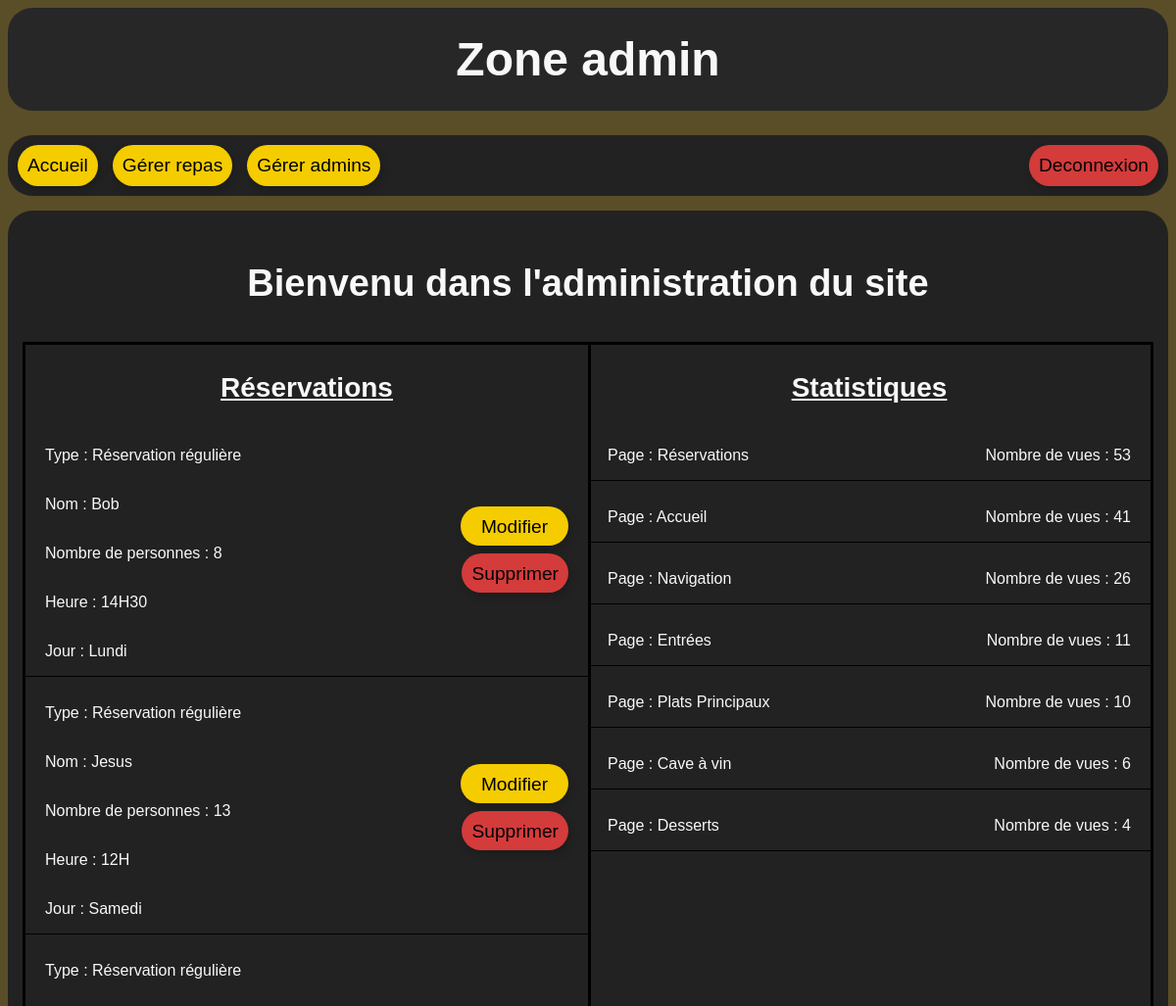
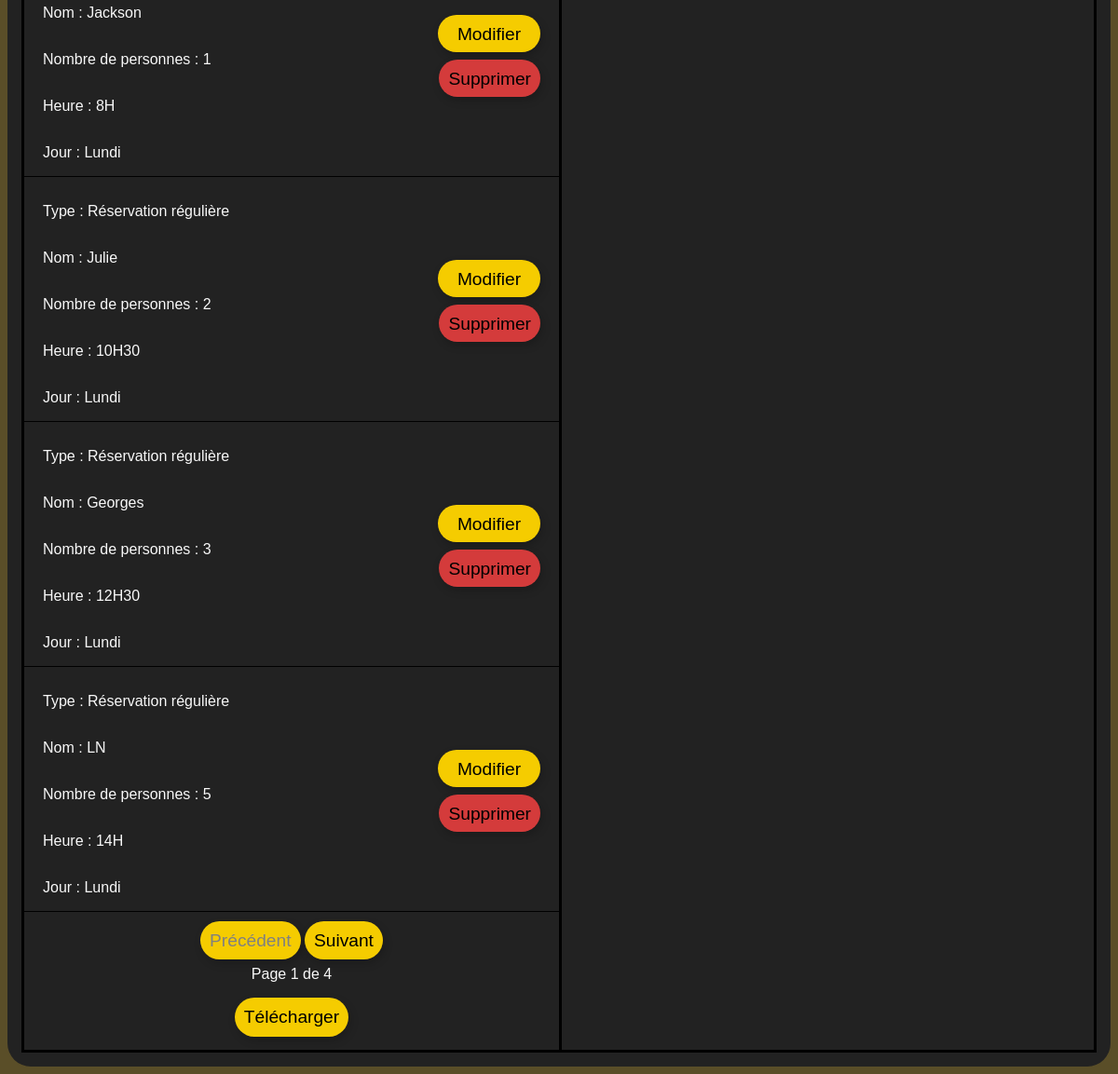
Page /admin/index.php (signed in) on the earlier database version (2 pictures, top to bottom).
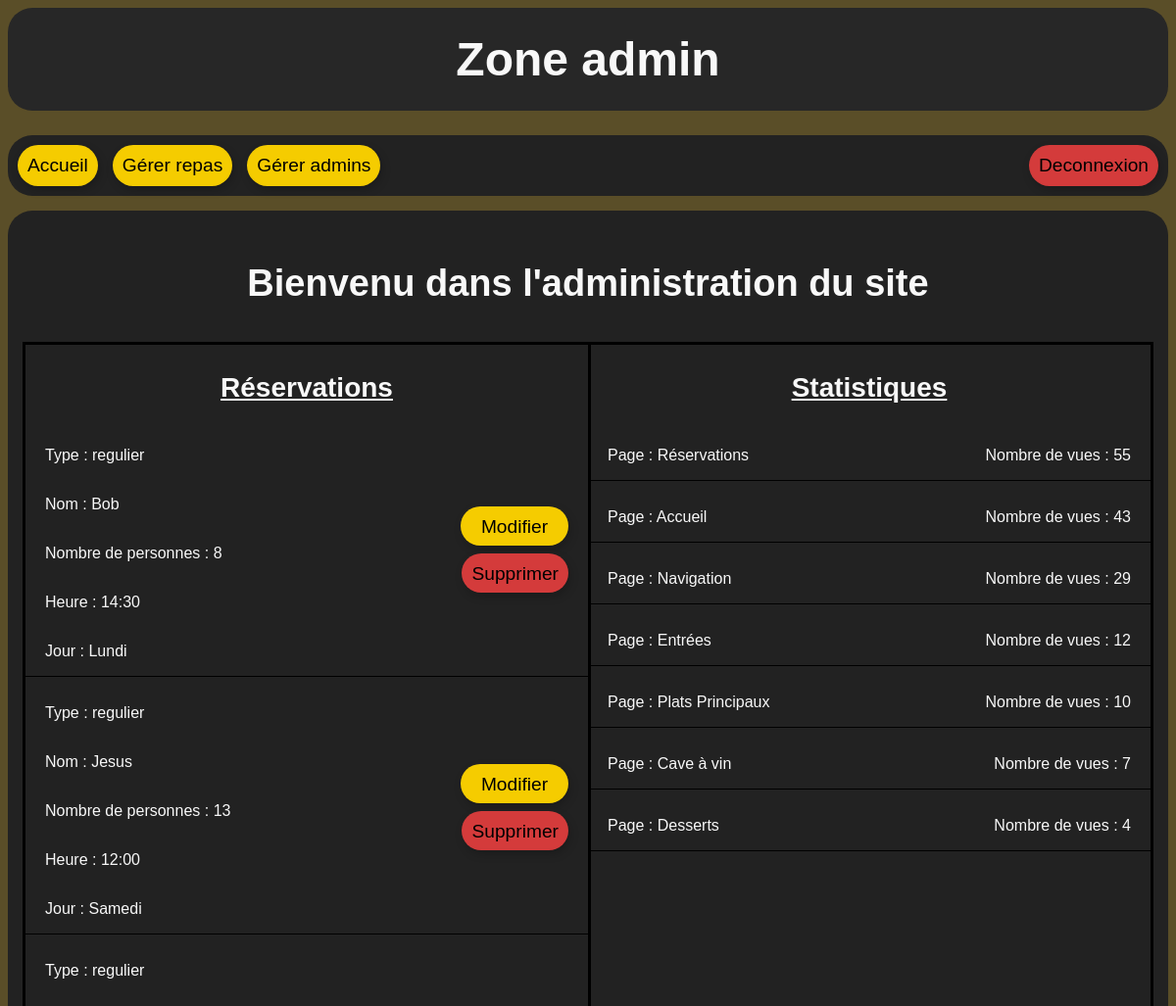
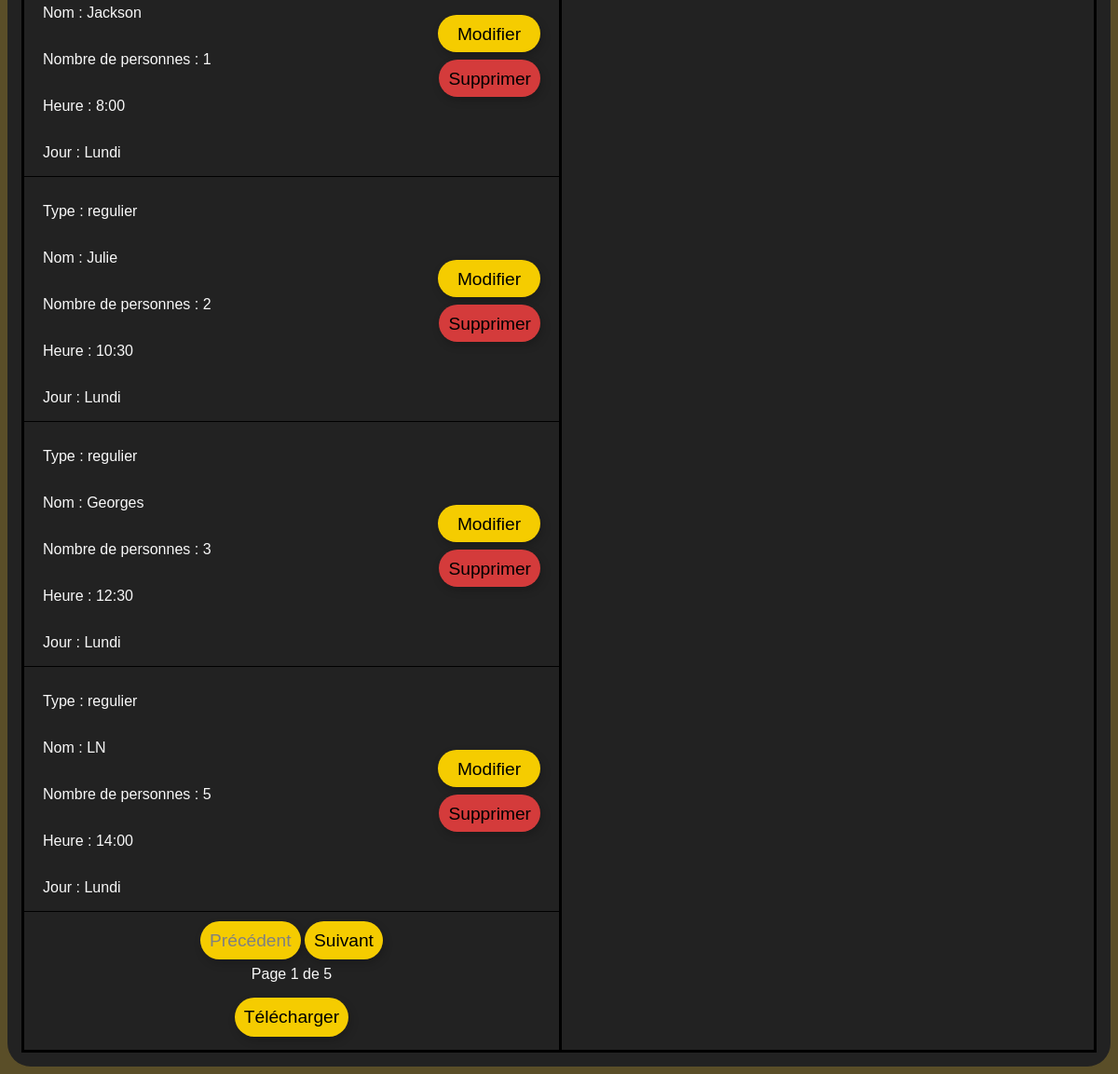
Same page on the later database version (2 pictures, top to bottom).
### tables this page shows
CREATE TABLE "reservations" (
	"id"	INTEGER NOT NULL UNIQUE,
	"jour"	TEXT NOT NULL,
	"type"	TEXT NOT NULL,
	"nom"	TEXT NOT NULL,
	"nb"	INTEGER NOT NULL,
	"temps"	TEXT NOT NULL,
	PRIMARY KEY("id" AUTOINCREMENT)
);

CREATE TABLE "vues" (
	"id"	INTEGER NOT NULL UNIQUE,
	"page"	TEXT NOT NULL UNIQUE,
	"nb"	INTEGER NOT NULL,
	PRIMARY KEY("id" AUTOINCREMENT)
);

### includes/base.php (called while the page is built, shortened)
<?php
include "db.php";
function selectCount($nom_table) {
    global $bdd;
    $stmt = $bdd->prepare("
        SELECT COUNT(*) as nb
        FROM $nom_table
    ");
    $stmt->execute();
    $resultat = $stmt->fetch();
    return $resultat["nb"];
}

### admin/index.php (the view, shortened to what this page needs)
<?php
    include "../includes/base.php";
    $nb_reservations = selectCount("reservations");
    $nb_reservations_par_page = 6;
    $nb_page_reservations_total = ceil($nb_reservations / $nb_reservations_par_page);
    $page_reservations = $_GET["page"] ?? 1;
    $sql = "
    SELECT id, jour, type, nom, nb, temps
    FROM reservations
    LIMIT :limit
    OFFSET :offset
    ";
    $stmt = $bdd->prepare($sql);
    $stmt->execute([
        ":limit" => $nb_reservations_par_page,
        ":offset" => ($page_reservations - 1) * $nb_reservations_par_page
    ]);
    $les_reservations = $stmt->fetchAll();
    $sql = "
    SELECT *
    FROM vues
    ORDER BY nb DESC
    ";
    $stmt = $bdd->prepare($sql);
    $stmt->execute();
    $pages = $stmt->fetchAll();
?>
<!DOCTYPE html>
<html lang="en">
<head>
    <link rel="stylesheet" href="../css/style_admin.css">
</head>
<body>
    <header>
        <h1>Zone admin</h1>
        <nav>
            <a class="changement_page" href="index.php"> Accueil </a>
            <a class="changement_page" href="repas/repas.php"> Gérer repas </a>
            <a class="changement_page" href="employes/gestion_admin.php"> Gérer admins </a>
            <a class="deconnexion" href="deconnexion.php"> Deconnexion </a>
        </nav>
    </header>
    <main>
        <p class="bienvenu">
            Bienvenu dans l'administration du site
        </p>
        <div class="conteneur">
            <div class="reservations">
                <p class="titre-section">Réservations</p>
                <?php foreach ($les_reservations as $une_reservation): ?>
                    <div class="une-reservation">
                        <div class="reservation-infos">
                            <p class="res-type">Type : <?= $une_reservation["type"]?></p>
                            <p class="res-nom">Nom : <?= $une_reservation["nom"]?></p>
                            <p class="res-nb">Nombre de personnes : <?= $une_reservation["nb"]?></p>
                            <p class="res-heure">Heure : <?= $une_reservation["temps"]?></p>
                            <p class="res-jour">Jour : <?= $une_reservation["jour"]?></p>
                        </div>
                        <div class="btn-reservation">
                            <a class="modifier" href="modifier_reservation.php?id=<?= $une_reservation['id']?>">Modifier</a>
                            <a class="supprimer" href="index.php?supprimer=<?= $une_reservation['id']?>">Supprimer</a>
                        </div>
                    </div>
                <?php endforeach ?>
                <div class="boutons">
                    <?php if ($page_reservations > 1): ?>
                        <a class="btn-reserver" href="index.php?page=<?= $page_reservations - 1?>">Précédent</a>
                    <?php else: ?>
                        <a href="" class="inactif">Précédent</a>
                    <?php endif ?>
                    <?php if ($page_reservations < $nb_page_reservations_total): ?>
                        <a class="btn-reserver" href="index.php?page=<?= $page_reservations + 1?>">Suivant</a>
                    <?php else: ?>
                        <a href="" class="inactif">Suivant</a>
                    <?php endif ?>
                </div>
                <p>Page <?= $page_reservations ?> de <?= $nb_page_reservations_total ?></p>
                <form class="form-telecharger" action="telechargerCSV.php" method="post">
                    <button class="telecharger" type="submit">Télécharger</button>
                </form>
            </div>
            <div class="statistiques">
                <p class="titre-section">Statistiques</p>
                <?php foreach ($pages as $page): ?>
                    <div class="une-statistique">
                        <p>Page : <?= $page["page"] ?></p>
                        <p class="nb-vues"> Nombre de vues : <?= $page["nb"] ?></p>
                    </div>
                <?php endforeach ?>
            </div>
        </div>
    </main>
</body>
</html>

### css/style_admin.css (style rules this page uses)
body { font-family: Arial, Helvetica, sans-serif; background-color: #5a4e28; }
header { text-align: center; }
h1 { margin: 0 0 25px 0; color: #F8F8F8; background-color: #272727; padding: 25px; border-radius: 25px; text-align: center; font-size: 48px; }
nav { background-color: #222222; padding: 10px; border-radius: 25px; display: flex; justify-content: center; gap: 15px; margin-bottom: 15px; }
.titre-section { font-size: 28px; font-weight: bold; text-decoration: underline; }
.une-reservation, .une-statistique { display: flex; justify-content: space-between; align-items: center; border-bottom: 1px solid black; margin-bottom: 12px; padding: 0 20px; }
.une-reservation a { height: 20px; }
a.modifier { width: 90px; }
a, input.modifier, input.ajouter { border: none; padding: 10px; border-radius: 50px; text-decoration: none; color: black; font-size: larger; box-shadow: 2px 4px 10px rgba(0, 0, 0, 0.2); text-align: center; }
a.inactif { color: grey; opacity: 0.5f; text-decoration: none; pointer-events: none; }
.bienvenu { text-align: center; font-size: 38px; font-weight: bold; }
.telecharger { border: none; padding: 10px; border-radius: 50px; text-decoration: none; text-align: center; color: black; font-size: larger; box-shadow: 2px 4px 10px rgba(0, 0, 0, 0.2); background-color: #F5CC00; }
form { background-color: #2e2e2e; border-radius: 20px; max-width: 600px; margin-top: 40px; padding: 60px; box-shadow: 0 8px 20px rgba(0, 0, 0, 0.1); font-family: 'Roboto', sans-serif; border: 2px solid #C3A93F; }
.form-telecharger { background: none; border-radius: 0; max-width: none; margin-top: 0; padding: 0; box-shadow: none; font-family: 'Roboto', sans-serif; border: none; }
.boutons { padding-top: 8px; }

Differences in the rows shown:
changed reservations "Bob": type "Réservation régulière" → "regulier"; temps "14H30" → "14:30"
changed reservations "Jesus": type "Réservation régulière" → "regulier"; temps "12H" → "12:00"
changed reservations "Jackson": type "Réservation régulière" → "regulier"; temps "8H" → "8:00"
changed reservations "Julie": type "Réservation régulière" → "regulier"; temps "10H30" → "10:30"
changed reservations "Georges": type "Réservation régulière" → "regulier"; temps "12H30" → "12:30"
changed reservations "LN": type "Réservation régulière" → "regulier"; temps "14H" → "14:00"
changed vues "Réservations": nb "53" → "55"
changed vues "Accueil": nb "41" → "43"
changed vues "Navigation": nb "26" → "29"
changed vues "Entrées": nb "11" → "12"
changed vues "Cave à vin": nb "6" → "7"
Other differences:
$nb_page_reservations_total: "4" → "5"
